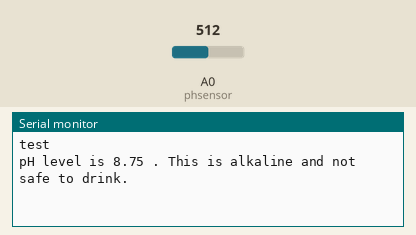
Recording of a sketch running on a simulated Arduino Uno, built with avr-gcc and run on an emulated ATmega328P. Parts: the last lines printed to the serial monitor. The inputs (shaded band) are chosen by the test bench; at power-on: A0 (phsensor) = 512.

Above: at 1.2 s.
1.3 s: A0 (phsensor) set to 481
At 2.9 s:
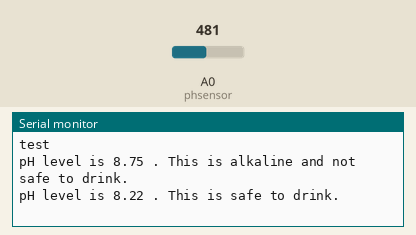
4.3 s: A0 (phsensor) set to 391
At 5.6 s:
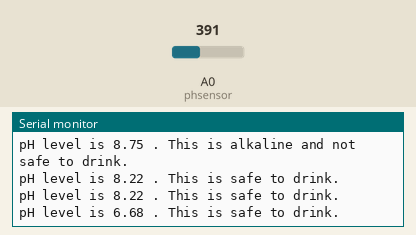
5.8 s: A0 (phsensor) set to 371
At 7.3 s:
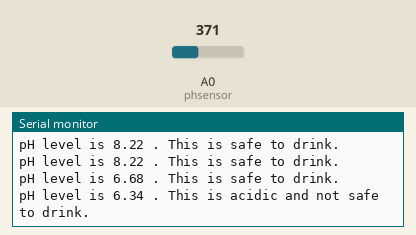

Measured:
- the behaviour switches between 498 and 497 on A0 (phsensor) (found by bisection; images 0 and 1)
- the behaviour switches between 381 and 380 on A0 (phsensor) (found by bisection; images 2 and 3)
- after the input at 1.3 s, the serial monitor: prints a new line after 0.31 s (image 1)
- after the input at 4.3 s, the serial monitor: prints a new line after 0.53 s (image 2)
- after the input at 5.8 s, the serial monitor: prints a new line after 0.63 s (image 3)

The sketch:

phscript.ino
```cpp
#define phsensor 0

void setup() {
  Serial.begin(9600);
  Serial.println("test");
}

void loop() {

  float totalvalue = 0;

  for(int i=0; i<50; i++){
    totalvalue+=analogRead(phsensor);
  }

  float phvalue = 3.5*totalvalue*5.0/1024/50; //converting the total value to mmillivolt then pH.

  Serial.print("pH level is ");
  Serial.print(phvalue,2); //output to 2 d.p.


  if (phvalue >= 8.5){
    Serial.print(" . This is alkaline and not safe to drink.");
  }

  else if (phvalue <= 6.5){
    Serial.print(" . This is acidic and not safe to drink.");
  }

  else{
    Serial.print(" . This is safe to drink.");
  }

  Serial.println(" ");

  delay(1600);


}
```
